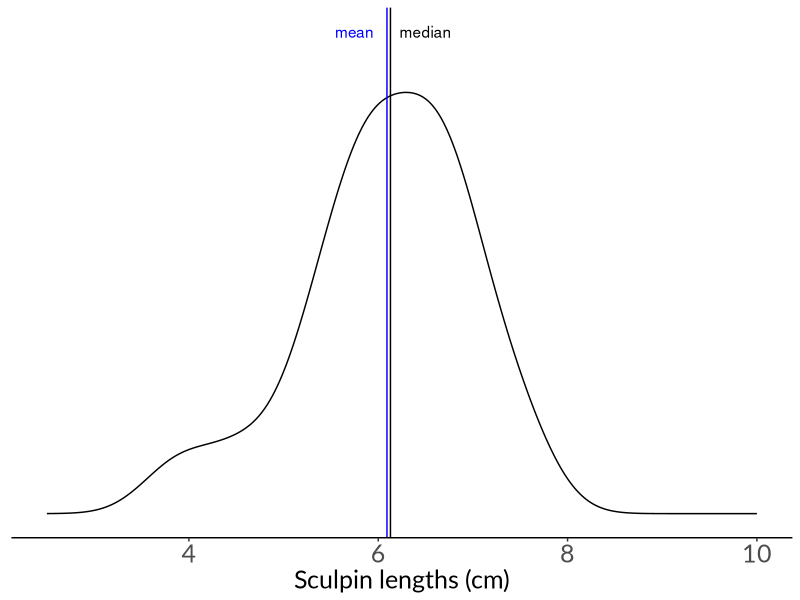
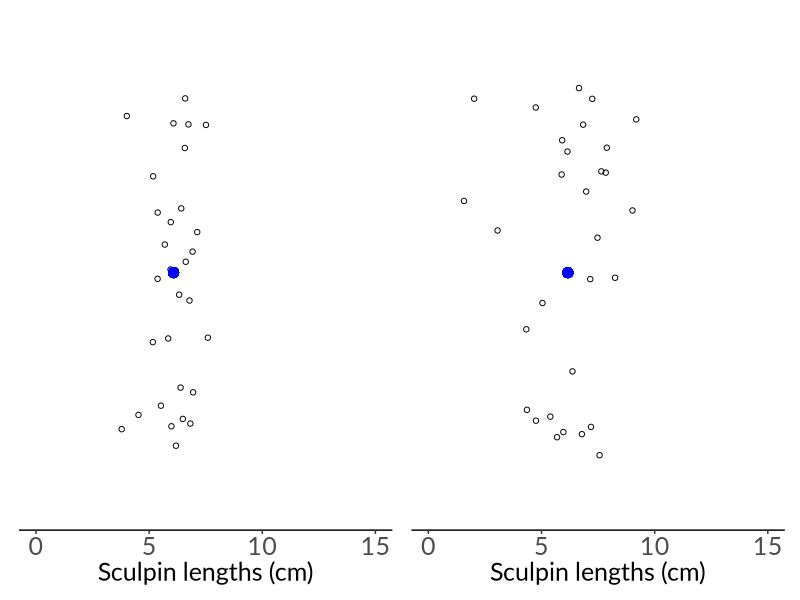
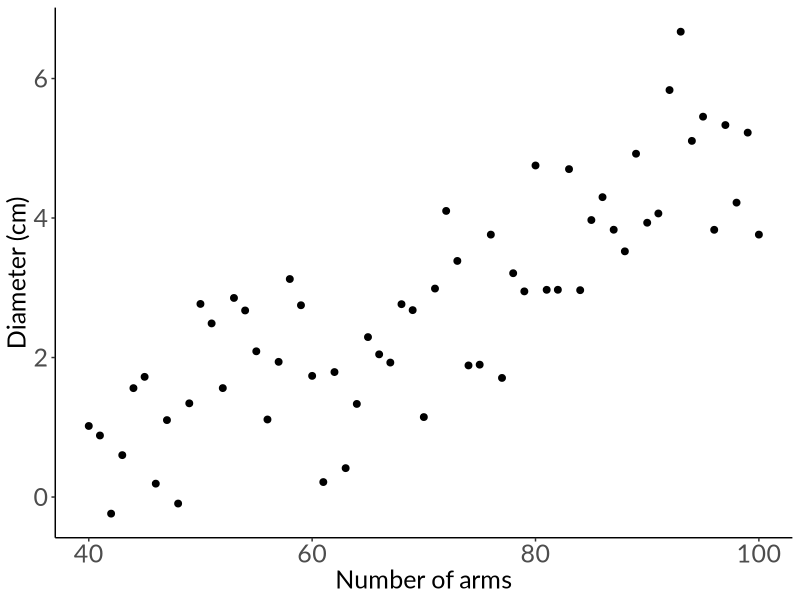
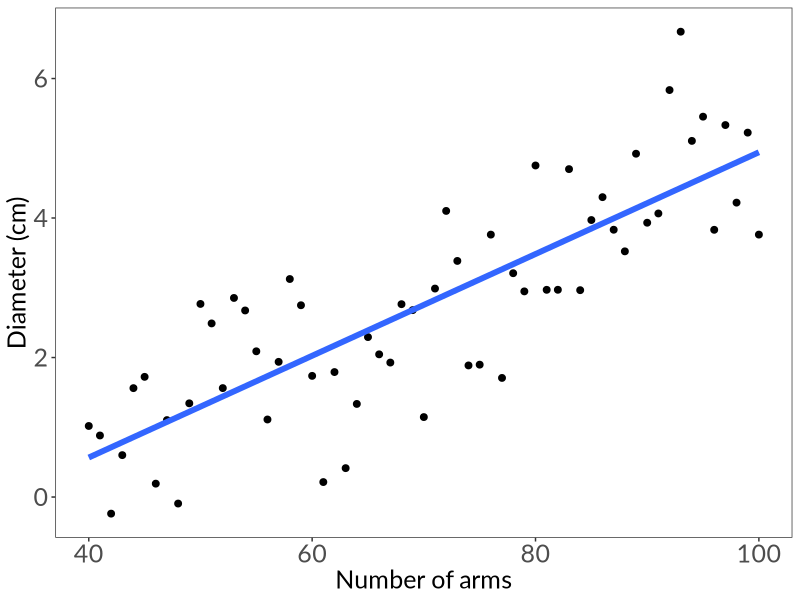
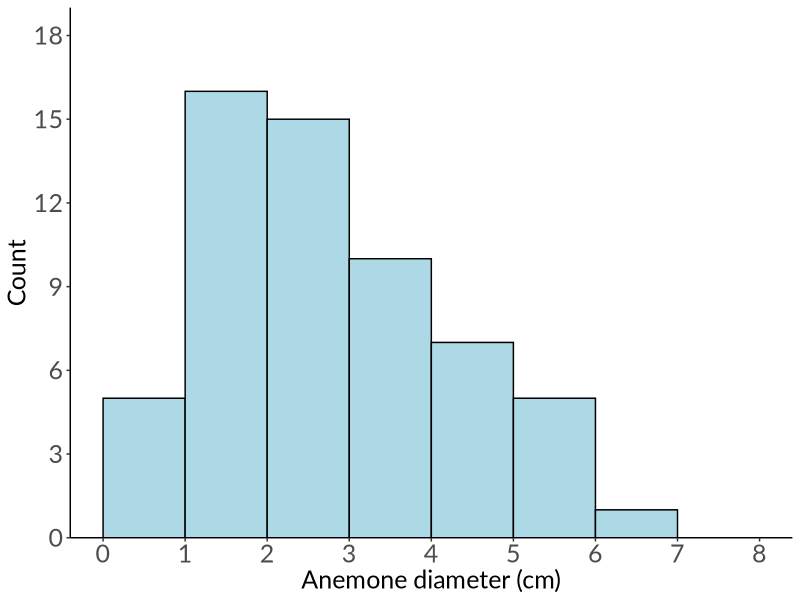
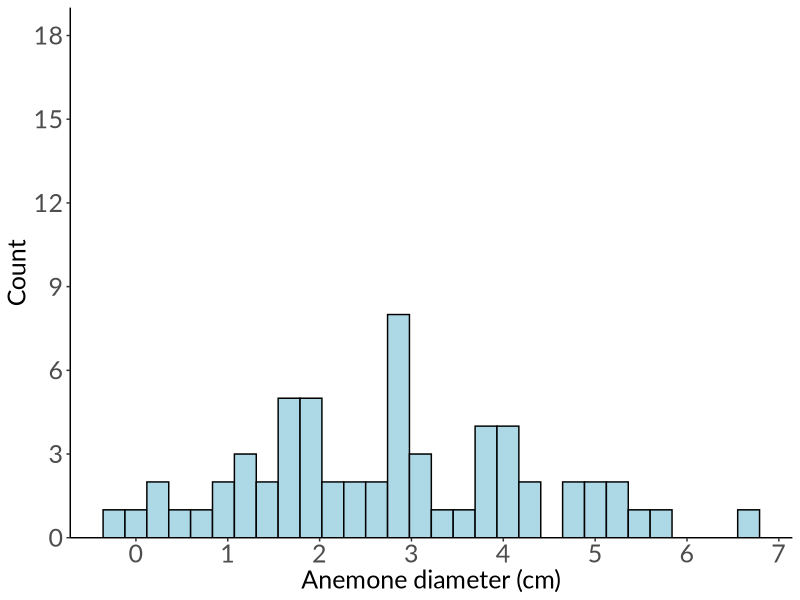
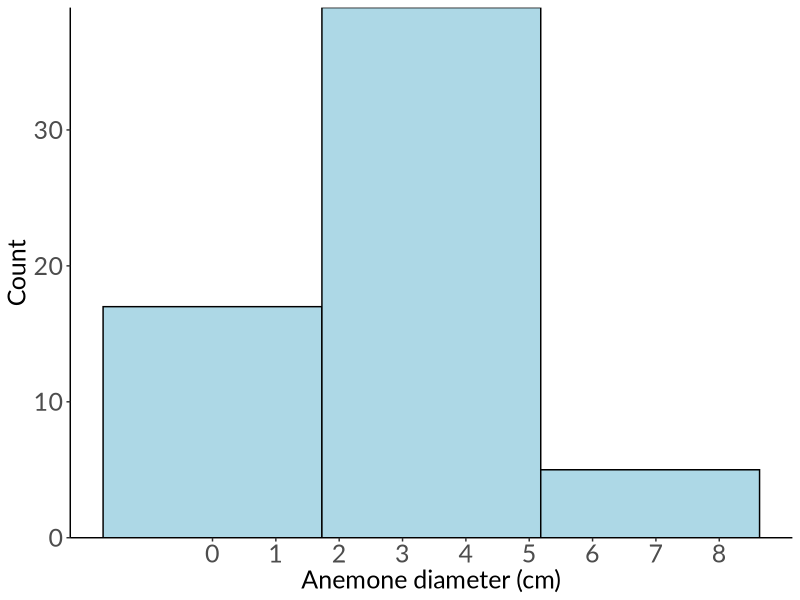
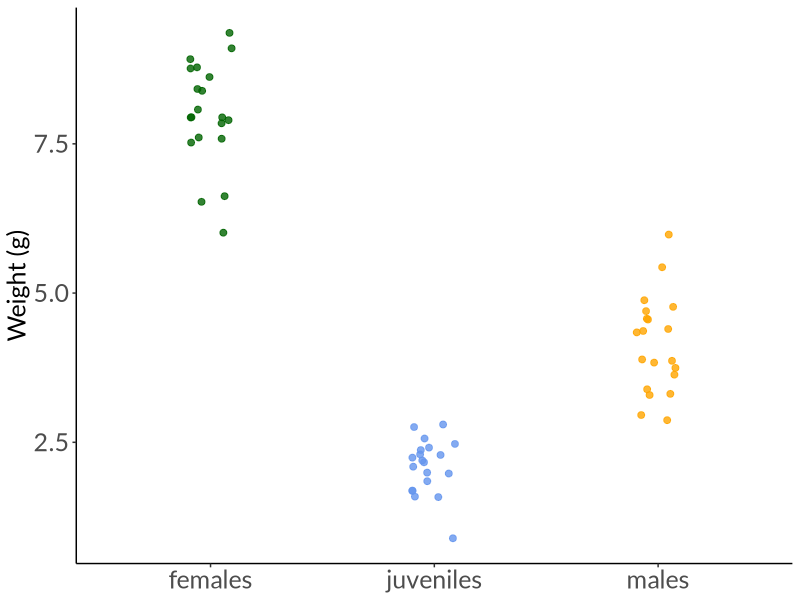

Recreate these plots in R, in order.
## ---- chunk 1
# cleaning
library(tidyverse)
theme_set(theme_classic() +
            theme(panel.grid = element_blank(),
                  axis.text = element_text(size = 18),
                  axis.title = element_text(size = 18),
                  text = element_text(family = "Lato")))

# visualization
library(patchwork)
## ---- chunk 2
set.seed(1)
rnorm(n = 40, mean = 6, sd = 1) %>% 
  as_tibble() %>% 
  ggplot(aes(x = value)) +
  geom_density() +
  geom_vline(aes(xintercept = mean(value)), color = "blue") +
  annotate("text", x = 5.75, y = 0.5, label = "mean", color = "blue") +
  geom_vline(aes(xintercept = median(value))) +
  annotate("text", x = 6.5, y  = 0.5, label = "median") +
  scale_x_continuous(limits = c(2.5, 10)) +
  scale_y_continuous(limits = c(0, 0.5)) +
  labs(x = "Sculpin lengths (cm)") +
  theme(axis.text.y = element_blank(),
        axis.title.y = element_blank(),
        axis.ticks.y = element_blank(),
        axis.line.y = element_blank())
## ---- chunk 3
#| fig-width: 10
#| fig-height: 5

set.seed(1)
narrow <- rnorm(n = 30, mean = 6, sd = 1) %>% 
  as_tibble() %>% 
  mutate(y = 0) %>% 
  ggplot(aes(x = value, y = y)) +
  geom_jitter(shape = 21) +
  geom_point(aes(x = mean(value), y = 0), color = "blue", size = 3) +
  scale_x_continuous(limits = c(0, 15)) +
  scale_y_continuous(limits = c(-0.5, 0.5)) +
  theme(axis.line.y = element_blank(),
        axis.ticks.y = element_blank(),
        axis.text.y = element_blank(),
        axis.title.y = element_blank()) +
  labs(x = "Sculpin lengths (cm)")
# min: 3.78
# max: 7.60

set.seed(1)
wide <- rnorm(n = 30, mean = 6, sd = 2) %>% 
  as_tibble() %>% 
  mutate(y = 0) %>% 
  ggplot(aes(x = value, y = y)) +
  geom_jitter(shape = 21) +
    geom_point(aes(x = mean(value), y = 0), color = "blue", size = 3) +
  scale_x_continuous(limits = c(0, 15)) +
  scale_y_continuous(limits = c(-0.5, 0.5)) +
  theme(axis.line.y = element_blank(),
        axis.ticks.y = element_blank(),
        axis.text.y = element_blank(),
        axis.title.y = element_blank()) +
  labs(x = "Sculpin lengths (cm)")
# min: 1.57
# max: 9.19

narrow + wide
## ---- chunk 4
# number of arms 
arms <- seq(from = 40, to = 100, by = 1)

# diameter: anemones can be up to 8 cm long
set.seed(10)
diam <- rnorm(length(arms), mean = seq(from = 1, to = 5, length = length(arms)), sd = 1) 

# create a data frame
df <- cbind(diam, arms) %>% 
  as.data.frame()

ggplot(df, aes(x = arms, y = diam)) +
  geom_point(size = 2) +
  labs(x = "Number of arms", y = "Diameter (cm)")
  

ggplot(df, aes(x = arms, y = diam)) +
  geom_point(size = 2) +
  # just using geom smooth for the purposes of visualization
  geom_smooth(method = "lm", se = FALSE, linewidth = 2) +
  labs(x = "Number of arms", y = "Diameter (cm)") +
  theme_bw() +
  theme(panel.grid = element_blank(),
        axis.text = element_text(size = 18),
        axis.title = element_text(size = 18),
        text = element_text(family = "Lato"))
## ---- chunk 5
ggplot(df, aes(x = diam)) +
  scale_x_continuous(breaks = seq(from = 0, to = 8, by = 1)) +
  scale_y_continuous(expand = c(0, 0), limits = c(0, 19), breaks = seq(from = 0, to = 18, by = 3)) +
  geom_histogram(breaks = seq(from = 0, to = 8, by = 1), color = "#000000", fill = "lightblue") +
  labs(x = "Anemone diameter (cm)", y = "Count") +
  theme(panel.grid = element_blank(),
        axis.text = element_text(size = 18),
        axis.title = element_text(size = 18),
        text = element_text(family = "Lato")) 
## ---- chunk 6
ggplot(df, aes(x = diam)) +
  scale_x_continuous(breaks = seq(from = 0, to = 8, by = 1)) +
  scale_y_continuous(expand = c(0, 0), limits = c(0, 19), breaks = seq(from = 0, to = 18, by = 3)) +
  geom_histogram(color = "#000000", fill = "lightblue") +
  labs(x = "Anemone diameter (cm)", y = "Count") +
  theme(panel.grid = element_blank(),
        axis.text = element_text(size = 18),
        axis.title = element_text(size = 18),
        text = element_text(family = "Lato")) 

ggplot(df, aes(x = diam)) +
  scale_x_continuous(breaks = seq(from = 0, to = 8, by = 1)) +
  scale_y_continuous(expand = c(0, 0)) +
  geom_histogram(color = "#000000", fill = "lightblue", bins = 3) +
  labs(x = "Anemone diameter (cm)", y = "Count") +
  theme(panel.grid = element_blank(),
        axis.text = element_text(size = 18),
        axis.title = element_text(size = 18),
        text = element_text(family = "Lato")) 
## ---- chunk 7
set.seed(1)

pretend_lengths <- cbind(
  juveniles = rnorm(20, mean = 2, sd = 0.5), 
  females = rnorm(20, mean = 8, sd = 1), 
  males = rnorm(20, mean = 4, sd = 1)
) %>% 
  as_tibble() %>% 
  pivot_longer(cols = 1:3)

ggplot(pretend_lengths, aes(x = name, y = value, color = name)) +
  geom_jitter(width = 0.1, alpha = 0.8, size = 2) +
  scale_color_manual(values = c("darkgreen", "cornflowerblue", "orange")) +
  labs(y = "Weight (g)") +
  theme(axis.title.x = element_blank(),
        legend.position = "none")

ggplot(pretend_lengths, aes(x = name, y = value, color = name, fill = name)) +
  geom_boxplot(alpha = 0.8) +
  scale_color_manual(values = c("darkgreen", "cornflowerblue", "orange")) +
  scale_fill_manual(values = c("darkgreen", "cornflowerblue", "orange")) +
  labs(y = "Weight (g)") +
  theme(axis.title.x = element_blank(),
        legend.position = "none")


## ---- chunk 8
#| fig-width: 8
#| fig-height: 4

ggplot(data.frame(x = 1:55), aes(x)) +
  stat_function(geom = "bar", n = 55, fun = dpois, args = list(lambda = 10), fill = "coral") +
  scale_y_continuous(expand = c(0, 0), limits = c(0, 0.13)) +
  coord_cartesian(xlim = c(0, 22)) +
  labs(x = "Mussel clump size (count)", y = "Probability mass") +
  theme_bw() +
  theme(panel.grid = element_blank(),
        axis.text = element_text(size = 18),
        axis.title = element_text(size = 18),
        text = element_text(family = "Lato")) 
## ---- chunk 9
#| fig-width: 8
#| fig-height: 4

ggplot(data.frame(x = 1:20), aes(x)) +
  stat_function(geom = "line", n = 100, fun = dnorm, args = list(mean = 10, sd = 2), linewidth = 1) +
  stat_function(geom = "area", fun = dnorm, args = list(mean = 10, sd = 2), xlim = c(12, 14), fill = "turquoise3") +
  geom_vline(xintercept = 12, lty = 2, color = "grey", linewidth = 1) +
  geom_vline(xintercept = 14, lty = 2, color = "grey", linewidth = 1) +
  scale_y_continuous(expand = c(0, 0), limits = c(0, 0.22)) +
  # coord_cartesian(xlim = c(0, 22)) +
  labs(x = "Individual mussel weight (g)", y = "Probability density") 
## ---- chunk 10
set.seed(1)
normdist <- rnorm(n = 100000, mean = 0, sd = 1) %>% 
  as_tibble(rownames = "x")

ggplot(normdist) +
  geom_histogram(aes(x = value, after_stat(density)), fill = "white", color = "black", bins = 100) +
  stat_function(fun = dnorm, args = list(mean = 0, sd = 1), color = "blue", linewidth = 2) +
  scale_y_continuous(expand = c(0, 0), limits = c(0, 0.42)) +
  labs(x = "Continuous value", y = "Density") 
## ---- chunk 11
ggplot(data.frame(x = -10:25), aes(x)) +
  stat_function(geom = "line", n = 1000, fun = dnorm, args = list(mean = 0, sd = 1), linewidth = 1, color = "darkorange") +
  annotate("text", x = 4.5, y = 0.4, label = "\U03BC = 0, \U03C3 = 1", color = "darkorange", size = 6) +
  stat_function(geom = "line", n = 1000, fun = dnorm, args = list(mean = 15, sd = 3), linewidth = 1, color = "blue") +
  annotate("text", x = 16, y = 0.15, label = "\U03BC = 15, \U03C3 = 3", color = "blue", size = 6) +
  stat_function(geom = "line", n = 1000, fun = dnorm, args = list(mean = 5, sd = 5), linewidth = 1, color = "darkgreen") +
  annotate("text", x = 7, y = 0.1, label = "\U03BC = 5, \U03C3 = 5", color = "darkgreen", size = 6) +
  scale_x_continuous(breaks = seq(-10, 25, 5)) +
  scale_y_continuous(expand = c(0, 0), limits = c(0, 0.42)) +
  labs(x = "Continuous value", y = "Density") 
## ---- chunk 12
#| fig-width: 10
#| fig-height: 5

# z-score
q <- -1.23

ggplot(data.frame(x = -4:4), aes(x)) +
  # zscore
  geom_linerange(x = q, ymin = 0, ymax = 0.19) +
  # area under the curve
  stat_function(geom = "area", fun = dnorm, args = list(mean = 0, sd = 1), xlim = c(-4, -1.23), fill = "turquoise3") +
  # Z distribution curve
  stat_function(geom = "line", n = 1000, fun = dnorm, args = list(mean = 0, sd = 1), linewidth = 1.5, color = "darkorange") +
  scale_y_continuous(expand = c(0, 0), limits = c(0, 0.45)) +
  theme(axis.text.y = element_blank(),
        axis.ticks.y = element_blank(),
        axis.title = element_blank(),
        axis.line.y = element_blank())
## ---- chunk 13
pnorm(q, mean = 0, sd = 1)
## ---- chunk 14
# calculate the z-score
whale_z <- (79 - 82)/4
  
# calculate the probability under the curve
pnorm(whale_z, mean = 0, sd = 1)
## ---- chunk 15
#| fig-width: 16
#| fig-height: 8

labels <- c(
  "", "\U03BC - 3\U03C3", "\U03BC - 2\U03C3", "\U03BC - \U03C3", "\U03BC", "\U03BC + \U03C3", "\U03BC + 2\U03C3", "\U03BC + 3\U03C3", ""
)

ggplot(data.frame(x = -4:4), aes(x)) +
  geom_linerange(x = 1, ymin = 0, ymax = 0.24) +
  geom_linerange(x = -1, ymin = 0, ymax = 0.24) +
  geom_linerange(x = 2, ymin = 0, ymax = 0.055) +
  geom_linerange(x = -2, ymin = 0, ymax = 0.055) +
  geom_linerange(x = 3, ymin = 0, ymax = 0.005) +
  geom_linerange(x = -3, ymin = 0, ymax = 0.005) +
  geom_linerange(x = 0, ymin = 0, ymax = 0.399) +
  stat_function(geom = "line", n = 1000, fun = dnorm, args = list(mean = 0, sd = 1), linewidth = 1.5, color = "darkorange") +
  scale_x_continuous(labels = labels, breaks = seq(-4, 4, by = 1)) +
  scale_y_continuous(expand = c(0, 0), limits = c(0, 0.41)) +
  labs(x = "") +
  theme_classic() +
  theme(panel.grid = element_blank(),
        axis.text = element_text(size = 24),
        axis.line.y = element_blank(),
        axis.title.y = element_blank(),
        axis.text.y = element_blank(),
        axis.ticks = element_blank()) 
## ---- chunk 16
ggplot(data.frame(x = -10:10), aes(x)) +
  stat_function(geom = "line", n = 1000, fun = dt, args = list(df = 1), linewidth = 1, color = "#856F33") +
  annotate("text", x = 3.5, y = 0.3, label = "\U03BD = 1", color = "#856F33", size = 6) +
  stat_function(geom = "line", n = 1000, fun = dt, args = list(df = 3), linewidth = 1, color = "#E6821C") + 
  annotate("text", x = 3.5, y = 0.35, label = "\U03BD = 3", color = "#E6821C", size = 6) +
  stat_function(geom = "line", n = 1000, fun = dt, args = list(df = 5), linewidth = 1, color = "#56E9E7") +
  annotate("text", x = 3.5, y = 0.37, label = "\U03BD = 5", color = "#56E9E7", size = 6) +
  stat_function(geom = "line", n = 1000, fun = dt, args = list(df = 100), linewidth = 1, color = "#04B37F") +
    annotate("text", x = 3.5, y = 0.4, label = "\U03BD = 100", color = "#04B37F", size = 6) +
  scale_y_continuous(expand = c(0, 0), limits = c(0, 0.42)) +
  labs(x = "Continuous value", y = "Density") +
  theme_bw() +
  theme(panel.grid = element_blank(),
        axis.text = element_text(size = 18),
        axis.title = element_text(size = 18),
        text = element_text(family = "Lato")) 
## ---- chunk 17
ggplot(data.frame(x = 0:10), aes(x)) +
  stat_function(geom = "line", n = 1000, fun = dunif, args = list(min = 2, max = 8), linewidth = 1, color = "firebrick4") +
  annotate("text", x = 2, y = 0.172, label = "a = 2", color = "firebrick4", size = 6) + 
  annotate("text", x = 8, y = 0.172, label = "b = 8", color = "firebrick4", size = 6) + 
  scale_x_continuous(breaks = seq(0, 10, 2)) +
  scale_y_continuous(expand = c(0, 0), limits = c(-0.001, 0.18)) +
  labs(x = "Continuous value", y = "Density") +
  theme_bw() +
  theme(panel.grid = element_blank(),
        axis.text = element_text(size = 18),
        axis.title = element_text(size = 18),
        text = element_text(family = "Lato")) 
## ---- chunk 18
ggplot(data.frame(x = 1:20), aes(x)) +
  stat_function(geom = "line", n = 20, fun = dbinom, args = list(size = 20, p = 0.1), color = "black") +
  stat_function(geom = "point", n = 20, fun = dbinom, args = list(size = 20, p = 0.1), color = "#6D9929", size = 3) +
  annotate("text", x = 5.5, y = 0.29, label = "n = 20, p = 0.1", color = "#6D9929", size = 6) +
  stat_function(geom = "line", n = 20, fun = dbinom, args = list(size = 20, p = 0.4), color = "black") +
  stat_function(geom = "point", n = 20, fun = dbinom, args = list(size = 20, p = 0.4), color = "#4A76E5", size = 3) +
  annotate("text", x = 8, y = 0.2, label = "n = 20, p = 0.4", color = "#4A76E5", size = 6) +
  stat_function(geom = "line", n = 20, fun = dbinom, args = list(size = 20, p = 0.7), color = "black") +
  stat_function(geom = "point", n = 20, fun = dbinom, args = list(size = 20, p = 0.7), color = "#E67960", size = 3) +
  annotate("text", x = 15, y = 0.21, label = "n = 20, p = 0.7", color = "#E67960", size = 6) +
  scale_y_continuous(expand = c(0, 0), limits = c(0, 0.32)) +
  labs(x = "Number of successes", y = "Mass") +
  theme_bw() +
  theme(panel.grid = element_blank(),
        axis.text = element_text(size = 18),
        axis.title = element_text(size = 18),
        text = element_text(family = "Lato")) 
## ---- chunk 19
ggplot(data.frame(x = 1:20), aes(x)) +
  stat_function(geom = "line", n = 20, fun = dpois, args = list(lambda = 1), color = "black") +
  stat_function(geom = "point", n = 20, fun = dpois, args = list(lambda = 1), color = "coral", size = 4) +
  annotate("text", x = 3, y = 0.37, label = "\U03BB = 1", color = "coral", size = 6) +
  stat_function(geom = "line", n = 20, fun = dpois, args = list(lambda = 4), color = "black") +
  stat_function(geom = "point", n = 20, fun = dpois, args = list(lambda = 4), color = "darkgreen", size = 4) +
  annotate("text", x = 6, y = 0.2, label = "\U03BB = 4", color = "darkgreen", size = 6) +
  stat_function(geom = "line", n = 20, fun = dpois, args = list(lambda = 10), color = "black") +
  stat_function(geom = "point", n = 20, fun = dpois, args = list(lambda = 10), color = "turquoise", size = 4) +
  annotate("text", x = 14, y = 0.12, label = "\U03BB = 10", color = "turquoise", size = 6) +
  scale_y_continuous(expand = c(0, 0), limits = c(0, 0.42)) +
  labs(x = "Discrete value", y = "Mass") 
